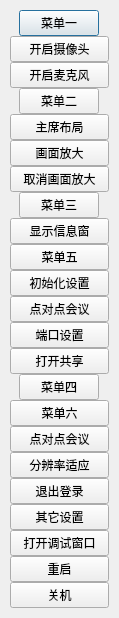
<?xml version="1.0" encoding="UTF-8"?>
<ui version="4.0">
 <class>CInfraredDialogMenuClass</class>
 <widget class="QDialog" name="CInfraredDialogMenuClass">
  <property name="geometry">
   <rect>
    <x>0</x>
    <y>0</y>
    <width>119</width>
    <height>608</height>
   </rect>
  </property>
  <property name="windowTitle">
   <string>CInfraredQialogMenu</string>
  </property>
  <layout class="QVBoxLayout" name="verticalLayout">
   <property name="spacing">
    <number>0</number>
   </property>
   <property name="leftMargin">
    <number>0</number>
   </property>
   <property name="topMargin">
    <number>0</number>
   </property>
   <property name="rightMargin">
    <number>0</number>
   </property>
   <property name="bottomMargin">
    <number>0</number>
   </property>
   <item>
    <widget class="QWidget" name="widget" native="true">
     <property name="minimumSize">
      <size>
       <width>0</width>
       <height>0</height>
      </size>
     </property>
     <property name="sizeIncrement">
      <size>
       <width>0</width>
       <height>0</height>
      </size>
     </property>
     <property name="styleSheet">
      <string notr="true"/>
     </property>
     <layout class="QVBoxLayout" name="verticalLayout_2">
      <property name="spacing">
       <number>0</number>
      </property>
      <property name="leftMargin">
       <number>10</number>
      </property>
      <property name="topMargin">
       <number>10</number>
      </property>
      <property name="rightMargin">
       <number>10</number>
      </property>
      <property name="bottomMargin">
       <number>10</number>
      </property>
      <item alignment="Qt::AlignHCenter">
       <widget class="QPushButton" name="menuBtn1">
        <property name="text">
         <string>菜单一</string>
        </property>
       </widget>
      </item>
      <item>
       <widget class="QPushButton" name="btnVideo">
        <property name="text">
         <string>开启摄像头</string>
        </property>
       </widget>
      </item>
      <item>
       <widget class="QPushButton" name="btnAudio">
        <property name="text">
         <string>开启麦克风</string>
        </property>
       </widget>
      </item>
      <item alignment="Qt::AlignHCenter">
       <widget class="QPushButton" name="menuBtn2">
        <property name="text">
         <string>菜单二</string>
        </property>
       </widget>
      </item>
      <item>
       <widget class="QPushButton" name="menuChairman">
        <property name="text">
         <string>主席布局</string>
        </property>
       </widget>
      </item>
      <item>
       <widget class="QPushButton" name="menuBtnAmplifier">
        <property name="text">
         <string>画面放大</string>
        </property>
       </widget>
      </item>
      <item>
       <widget class="QPushButton" name="menuBtnAmplifierClose">
        <property name="text">
         <string>取消画面放大</string>
        </property>
       </widget>
      </item>
      <item alignment="Qt::AlignHCenter">
       <widget class="QPushButton" name="menuBtn3">
        <property name="text">
         <string>菜单三</string>
        </property>
       </widget>
      </item>
      <item>
       <widget class="QPushButton" name="menuInfo">
        <property name="text">
         <string>显示信息窗</string>
        </property>
       </widget>
      </item>
      <item>
       <widget class="QPushButton" name="menuBtn5">
        <property name="text">
         <string>菜单五</string>
        </property>
       </widget>
      </item>
      <item>
       <widget class="QPushButton" name="menuSetting">
        <property name="text">
         <string>初始化设置</string>
        </property>
       </widget>
      </item>
      <item>
       <widget class="QPushButton" name="menuP2p">
        <property name="text">
         <string>点对点会议</string>
        </property>
       </widget>
      </item>
      <item>
       <widget class="QPushButton" name="PortSetting">
        <property name="text">
         <string>端口设置</string>
        </property>
       </widget>
      </item>
      <item>
       <widget class="QPushButton" name="menuShare">
        <property name="text">
         <string>打开共享</string>
        </property>
       </widget>
      </item>
      <item alignment="Qt::AlignHCenter">
       <widget class="QPushButton" name="menuBtn4">
        <property name="text">
         <string>菜单四</string>
        </property>
       </widget>
      </item>
      <item>
       <widget class="QPushButton" name="menuBtn6">
        <property name="text">
         <string>菜单六</string>
        </property>
       </widget>
      </item>
      <item>
       <widget class="QPushButton" name="menuPoint">
        <property name="text">
         <string>点对点会议</string>
        </property>
       </widget>
      </item>
      <item>
       <widget class="QPushButton" name="menuResolution">
        <property name="text">
         <string>分辨率适应</string>
        </property>
       </widget>
      </item>
      <item>
       <widget class="QPushButton" name="btnLogOut">
        <property name="text">
         <string>退出登录</string>
        </property>
       </widget>
      </item>
      <item>
       <widget class="QPushButton" name="menuOther">
        <property name="text">
         <string>其它设置</string>
        </property>
       </widget>
      </item>
      <item>
       <widget class="QPushButton" name="menuDebug">
        <property name="text">
         <string>打开调试窗口</string>
        </property>
       </widget>
      </item>
      <item>
       <widget class="QPushButton" name="menuRestart">
        <property name="text">
         <string>重启</string>
        </property>
       </widget>
      </item>
      <item>
       <widget class="QPushButton" name="menuShutdown">
        <property name="text">
         <string>关机</string>
        </property>
       </widget>
      </item>
     </layout>
    </widget>
   </item>
  </layout>
 </widget>
 <layoutdefault spacing="6" margin="11"/>
 <resources/>
 <connections/>
</ui>
